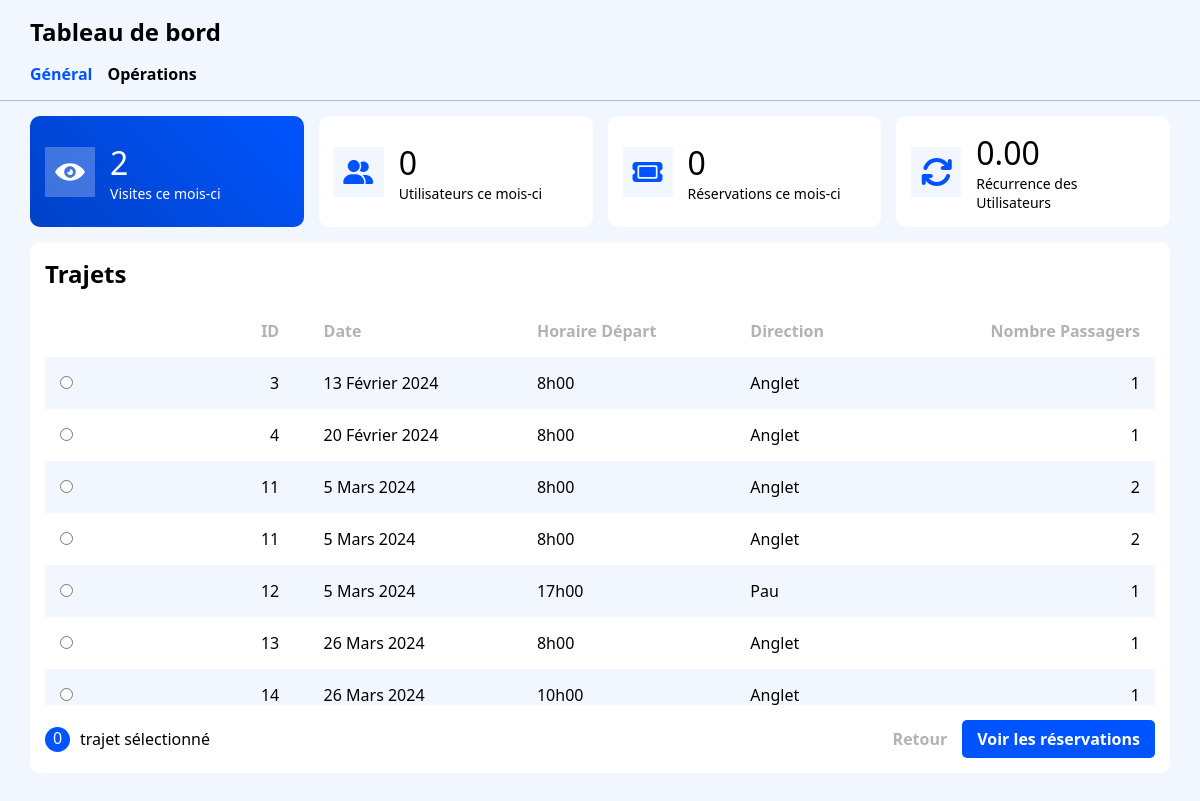
Screenshot of /admin/general.php (signed in) with the database file from the repository.
### tables this page shows
CREATE TABLE `trajets` (
  `id_trajet` int(11) NOT NULL,
  `id_date` int(11) NOT NULL,
  `id_horaire` int(11) NOT NULL,
  `id_direction` int(11) NOT NULL
);

CREATE TABLE `date` (
  `id_date` int(11) NOT NULL,
  `date` date NOT NULL
);

CREATE TABLE `horaire` (
  `id_horaire` int(11) NOT NULL,
  `heureDepart` varchar(5) NOT NULL,
  `heureArrivee` varchar(5) NOT NULL
);

CREATE TABLE `directions` (
  `id_direction` int(11) NOT NULL,
  `label` varchar(30) NOT NULL
);

### www/admin/general.php (the view, shortened to what this page needs)
<?php
    $conn = conn();
    $mois = array(
        'January' => 'Janvier',
        'February' => 'Février',
        'March' => 'Mars',
        'April' => 'Avril',
        'May' => 'Mai',
        'June' => 'Juin',
        'July' => 'Juillet',
        'August' => 'Août',
        'September' => 'Septembre',
        'October' => 'Octobre',
        'November' => 'Novembre',
        'December' => 'Décembre'
    );
    $stmt = $conn->prepare("SELECT COUNT(*) as visites FROM utilisateurs WHERE derniereConnexion>=:date");
    $date = date('Y-m-01');
    $stmt->bindParam(':date', $date);
    $stmt->execute();
    $Visites = $stmt->fetch();
    $stmt = $conn->prepare("SELECT COUNT(DISTINCT reserver.id_utilisateur) AS users FROM reserver INNER JOIN trajets ON reserver.id_trajet = trajets.id_trajet INNER JOIN date ON trajets.id_date = date.id_date WHERE date.id_date >= :date");
    $date = date('Y-m-01');
    $stmt->bindParam(':date', $date);
    $stmt->execute();
    $Utilisateurs = $stmt->fetch();
    $stmt = $conn->prepare("SELECT COUNT(*) as reservations FROM reserver INNER JOIN trajets ON trajets.id_trajet=reserver.id_trajet INNER JOIN date ON date.id_date = trajets.id_date WHERE date.date>=:date");
    $date = date('Y-m-01');
    $stmt->bindParam(':date', $date);
    $stmt->execute();
    $Reservations = $stmt->fetch();
    $stmt = $conn->prepare("SELECT AVG(reservations) AS recurrence
                            FROM (
                                SELECT COUNT(*) as reservations
                                FROM reserver
                                INNER JOIN trajets ON reserver.id_trajet = trajets.id_trajet
                                INNER JOIN date ON trajets.id_date = date.id_date
                                WHERE date.id_date >= :date
                                GROUP BY reserver.id_utilisateur
                            ) AS sous_requete;");
    $date = date('Y-m-01');
    $stmt->bindParam(':date', $date);
    $stmt->execute();
    $tmp = $stmt->fetch();
    $Recurrence = number_format($tmp['recurrence'], 2);
    $stmt = $conn->prepare("SELECT trajets.id_trajet, date.date, heureDepart, label, passagers
                            FROM trajets
                            INNER JOIN reserver ON trajets.id_trajet=reserver.id_trajet
                            INNER JOIN date ON date.id_date = trajets.id_date
                            INNER JOIN horaire ON horaire.id_horaire = trajets.id_horaire
                            INNER JOIN directions ON directions.id_direction = trajets.id_direction
                            INNER JOIN (
                                SELECT id_trajet, COUNT(*) as passagers
                                FROM reserver
                                GROUP BY id_trajet
                            ) AS subquery ON trajets.id_trajet = subquery.id_trajet
                            WHERE date.date <= NOW()
                            ORDER BY date.date, horaire.id_horaire;");
    $date = date('Y-m-01');
    $stmt->bindParam(':date', $date);
    $stmt->execute();
    $lstTrajets = $stmt->fetch();
?>
<!DOCTYPE html>
<html lang="fr">
<head>
</head>
<body>
    <div id="app">
        <section id="dashboard">
            <h1>Tableau de bord</h1>
            <ul style="display: flex; gap: 15px;">
                <li><a href="./general.php" style="color: #0054FF;">Général</a></li>
                <li><a href="">Opérations</a></li>
            </ul>
        </section>
        <section class="stats__container">
            <div class="stats__view">
                <div class="top">
                    <div class="svg">
                    </div>
                </div>
                <div class="mid">
                    <span class="stat"><?= $Visites['visites'] ?></span>
                    <span>Visites ce mois-ci</span>
                </div>
            </div>
            <div class="stats__view">
                <div class="top">
                    <div class="svg">
                    </div>
                </div>
                <div class="mid">
                    <span class="stat"><?= $Utilisateurs['users'] ?></span>
                    <span>Utilisateurs ce mois-ci</span>
                </div>
            </div>
            <div class="stats__view">
                <div class="top">
                    <div class="svg">
                    </div>
                </div>
                <div class="mid">
                    <span class="stat"><?= $Reservations['reservations'] ?></span>
                    <span>Réservations ce mois-ci</span>
                </div>
            </div>
            <div class="stats__view">
                <div class="top">
                    <div class="svg">
                    </div>
                </div>
                <div class="mid">
                    <span class="stat"><?= $Recurrence ?></span>
                    <span>Récurrence des Utilisateurs</span>
                </div>
            </div>
        </section>
        <section style="padding-top:0;">
            <form class="list__container" action="./reservations.php" method="post">
                <h2>Trajets</h2>
                <div>
                    <table>
                        <tr style="position: sticky; top:0; background-color: #fff !important; z-index: 1;">
                            <th style="padding: 15px !important; width: 43px;"></th>
                            <th style="text-align: right;">ID</th>
                            <th style="text-align: left;">Date</th>
                            <th style="text-align: left;">Horaire Départ</th>
                            <th style="text-align: left;">Direction</th>
                            <th style="text-align: right;">Nombre Passagers</th>
                        </tr>
                        <?php
                            while ($lstTrajets != NULL) {
                                $date = $lstTrajets['date'];
                                $date_formattee = date("j ", strtotime($date)) . $mois[date('F', strtotime($date))] . date(" Y", strtotime($date));
                        ?>
                        <tr>
                            <td style="padding: 15px !important; width: 43px;"><input type="radio" name="idTrajet" id="idTrajet" value="<?= $lstTrajets['id_trajet'] ?>" required></td>
                            <td style="text-align: right;"><?= $lstTrajets['id_trajet'] ?></td>
                            <td style="text-align: left;"><?= $date_formattee ?></td>
                            <td style="text-align: left;"><?= $lstTrajets['heureDepart'] ?></td>
                            <td style="text-align: left;"><?= $lstTrajets['label'] ?></td>
                            <td style="text-align: right;"><?= $lstTrajets['passagers'] ?></td>
                        </tr>
                        <?php
                                $lstTrajets = $stmt->fetch();
                            }
                        ?>
                    </table>
                </div>
                <div class="popup">
                    <div class="left">
                        <span id="compteur">0</span>
                        <span>trajet sélectionné</span>
                    </div>
                    <div class="right">
                        <input type="reset" value="Retour">
                        <input type="submit" value="Voir les réservations">
                    </div>
                </div>
            </form>
        </section>
    </div>
</body>
</html>

### www/admin/general.php (style rules this page uses)
*, *::before, *::after { position: relative; box-sizing: border-box; padding: 0; margin: 0; text-decoration: none; color: #000; list-style: none; font-family: 'Segoe UI', Tahoma, Geneva, Verdana, sans-serif; outline: none; border: none; }
body { min-height: 100dvh; font-size: 16px; background-color: rgba(0, 84, 255, 0.05); }
#app > * { padding: 15px 30px; }
#dashboard { display: grid; width: 100%; gap: 15px; border-bottom: 1px solid rgba(0, 0, 0, 0.25); background-color: #F2F6FF; z-index: 998; }
a { font-weight: 600; }
.stats__container { display: grid; grid-template-columns: repeat(auto-fit, minmax(265px, 1fr)); gap: 15px; }
.stats__view { display: flex; align-items: center; flex-grow: 1; padding: 15px; gap: 15px; border-radius: 10px; background-color: #fff; }
.stats__view .top { display: flex; justify-content: space-between; align-items: center; }
.stats__view .top .svg { display: grid; place-items: center; width: 50px; height: 50px; background-color: rgba(0, 84, 255, 0.05); }
.stats__view .mid { display: flex; flex-direction: column; }
.stats__view .mid span:first-child { font-size: 32px; }
.stats__view .mid span:last-child, .stats__view p { font-size: 14px; }
.stats__view:first-child { background-image: linear-gradient(45deg, #0042C8, #0054FF); }
.stats__view:first-child span, .stats__view:first-child p { color: #fff; }
.stats__view:first-child .top .svg { background-color: rgba(255, 255, 255, 0.25); }
.list__container { background-color: #fff; border-radius: 10px; padding: 15px; display: grid; gap: 15px; }
.list__container > div { max-height: 400px; overflow: auto; }
.list__container div table { table-layout: fixed; width: 100%; min-width: 750px; overflow-x: auto; height: 100%; border-spacing: 0; }
.list__container table tr:nth-child(even) { background-color: rgba(0, 84, 255, 0.05); }
.list__container table tr th { color: rgba(0, 0, 0, 0.30); }
.list__container table tr > * { padding: 15px max(15px, 2%); white-space: nowrap; overflow: hidden; text-overflow: ellipsis; }
.list__container table tr > *:first-child { padding-left: 15px; }
.list__container table tr > *:last-child { padding-right: 15px; }
.list__container .popup { display: flex; align-items: center; justify-content: space-between; width: 100%; gap: 15px; height: fit-content; background-color: #fff; }
.list__container .left { display: flex; align-items: center; gap: 10px; }
.list__container .left span:first-child { display: grid; place-items: center; background-color: #0054FF; width: 25px; height: 25px; color: #fff; border-radius: 100vh; padding-bottom: 2px; }
.list__container .right { display: flex; align-items: center; gap: 15px; }
.list__container .popup input { background: transparent; font-size: 1rem; }
.list__container .popup input[type=reset] { font-weight: 600; color: rgba(0, 0, 0, 0.30); }
.list__container .popup input[type=submit] { font-weight: 600; color: #fff; background: #0054FF; padding: 8px 15px; border-radius: 5px; }

### rows the page displays
trajets: id_trajet "3", id_date.date "13 Février 2024", id_horaire.heureDepart "8h00", id_direction.label "Anglet", passagers "1"
trajets: id_trajet "4", id_date.date "20 Février 2024", id_horaire.heureDepart "8h00", id_direction.label "Anglet", passagers "1"
trajets: id_trajet "11", id_date.date "5 Mars 2024", id_horaire.heureDepart "8h00", id_direction.label "Anglet", passagers "2"
trajets: id_trajet "12", id_date.date "5 Mars 2024", id_horaire.heureDepart "17h00", id_direction.label "Pau", passagers "1"
trajets: id_trajet "13", id_date.date "26 Mars 2024", id_horaire.heureDepart "8h00", id_direction.label "Anglet", passagers "1"
trajets: id_trajet "14", id_date.date "26 Mars 2024", id_horaire.heureDepart "10h00", id_direction.label "Anglet", passagers "1"

### other values shown
$Visites['visites'] "2"
$Utilisateurs['users'] "0"
$Reservations['reservations'] "0"
$Recurrence "0.00"
